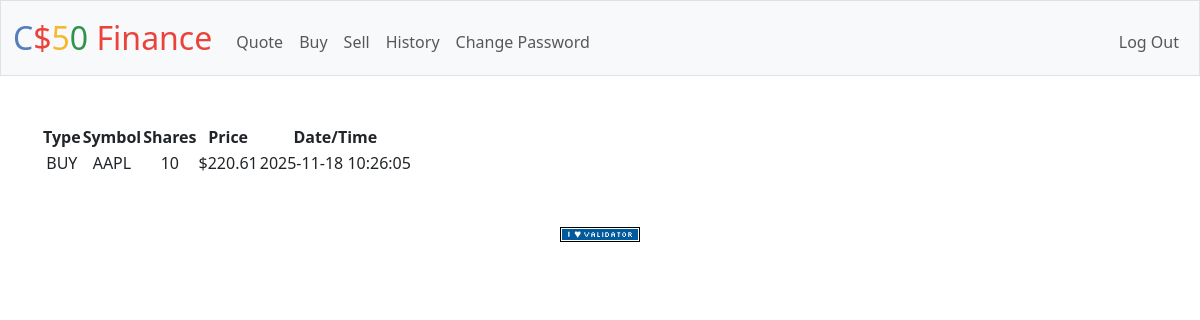
The app's page /history (signed in) with its own data.
### tables this page shows
CREATE TABLE transactions (
    id INTEGER PRIMARY KEY AUTOINCREMENT,
    user_id INTEGER,
    symbol TEXT,
    shares INTEGER,
    price NUMERIC,
    total_price NUMERIC,
    date_time DATETIME,
    FOREIGN KEY (user_id) REFERENCES users(id)
);

### app.py (the view)
@app.route("/history")
@login_required
def history():
    user_id = session["user_id"]
    transactions = db.execute(
        "SELECT symbol, shares, price, date_time FROM transactions WHERE user_id = ? ORDER BY date_time DESC",
        user_id
    )
    history_data = []
    for tx in transactions:
        history_data.append({
            "symbol": tx["symbol"],
            "shares": tx["shares"],
            "price": tx["price"],
            "date_time": tx["date_time"],
            "type": "BUY" if tx["shares"] > 0 else "SELL"
        })
    return render_template("history.html", transactions=history_data)

### app.py (called while the page is built)
@app.after_request
def after_request(response):
    response.headers["Cache-Control"] = "no-cache, no-store, must-revalidate"
    response.headers["Expires"] = 0
    response.headers["Pragma"] = "no-cache"
    return response

### helpers.py (called while the page is built)
def login_required(f):
    @wraps(f)
    def decorated_function(*args, **kwargs):
        if session.get("user_id") is None:
            return redirect("/login")
        return f(*args, **kwargs)
    return decorated_function

def usd(value):
    return f"${value:,.2f}"

### templates/history.html (shortened to what this page needs)
{% extends "layout.html" %}
{% block main %}
    <table>
        <thead>
            <tr>
                <th>Type</th>
                <th>Symbol</th>
                <th>Shares</th>
                <th>Price</th>
                <th>Date/Time</th>
            </tr>
        </thead>
        <tbody>
            {% for tx in transactions %}
            <tr>
                <td>{{ tx.type }}</td>
                <td>{{ tx.symbol }}</td>
                <td>{{ tx.shares }}</td>
                <td>{{ tx.price | usd }}</td>
                <td>{{ tx.date_time }}</td>
            </tr>
            {% endfor %}
        </tbody>
    </table>
{% endblock %}

### records on screen
transactions: type "BUY", symbol "AAPL", shares "10", price "$220.61", date_time "2025-11-18 10:26:05"
